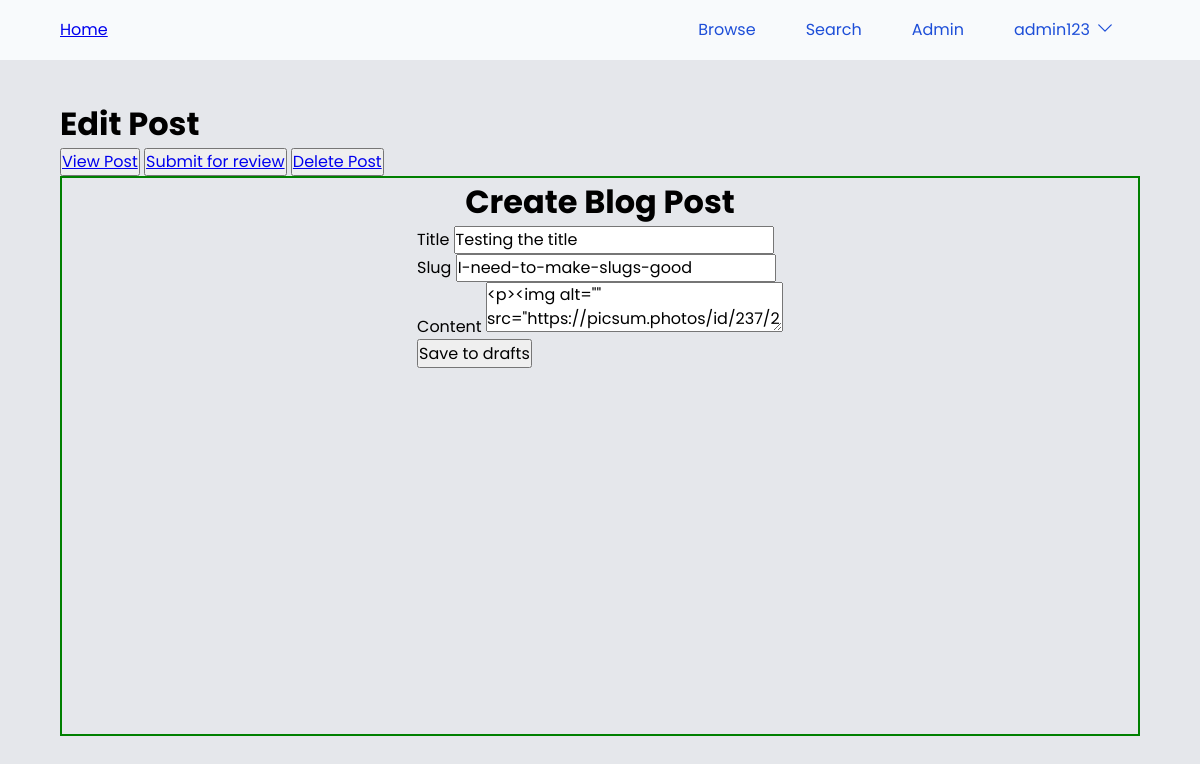
Before: /edit/I-need-to-make-slugs-good (signed in) with the older database file.
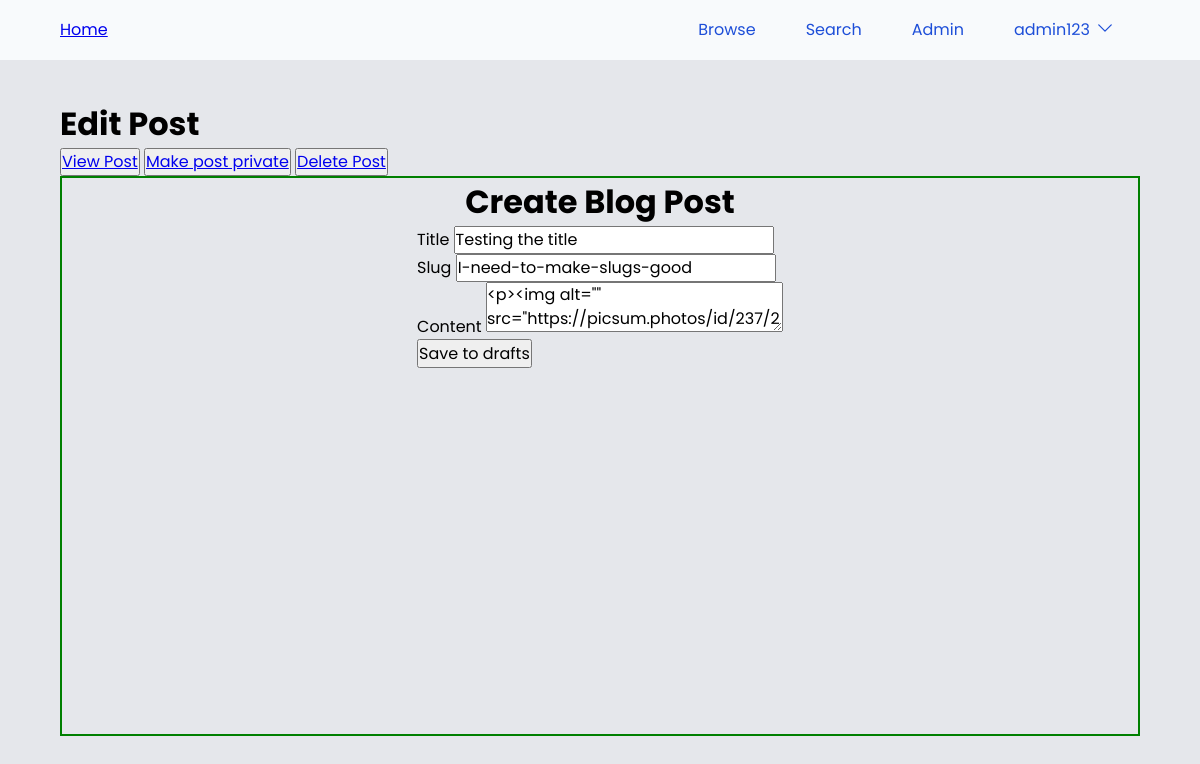
After: the same page with the newer database file.
### main.py (the view, shortened to what this page needs)
@app.route("/edit/<slug>", methods=["GET", "POST"])
@login_required
def edit(slug):
    post = PostModel.query.filter_by(slug=slug).first()
    if post.author != get_current_username() and (
        post.status != "Draft" and current_user.privilege_level != "Admin"
    ):
        return redirect("/")
    form = BlogForm()
    form.content.data = post.content
    return render_template(
        "edit.html",
        post=post,
        form=form,
        current_username=get_current_username(),
        page_title=f"Edit {post.title}",
    )

### forms.py
class BlogForm(FlaskForm):
    title = StringField('title', validators=[InputRequired(), Length(min=4, max=32)])
    slug    = StringField('slug', validators=[InputRequired(), Length(min=1, max=64)])
    content = CKEditorField('content', validators=[InputRequired(), Length(min=8)])
    submit = SubmitField('Save to drafts')

### main.py (called while the page is built)
def get_current_username():
    if current_user.is_authenticated:
        return current_user.username
    else:
        return "Guest"

### models.py (called while the page is built)
@login.user_loader
def load_user(id):
    return UserModel.query.get(int(id))

### templates/edit.html (shortened to what this page needs)
{% extends "base.html" %}{%block head%}{%endblock%}{% block body %}
<h1>Edit Post</h1>
<div class="button-container">
    <button><a href="{{url_for("view_post", slug=post.slug)}}">View Post</a></button>
    {% if post.status == "Draft" %}
    <button><a href="{{url_for("change_status", slug=post.slug)}}">Submit for review</a></button>
    {% else %}
    <button><a href="{{url_for("change_status", slug=post.slug)}}">Make post private</a></button>
    {% endif %}
    <button><a href="{{url_for("delete", id=post.id)}}">Delete Post</a></button>
</div>
<div class="form-container">
    <h1>Create Blog Post</h1>
    <form method="post">
        <div class="text-field">
            <label>Title</label>
            {{form.title(value=post.title)}}
        </div>
        <div class="text-field">
            <label>Slug</label>
            {{form.slug(value=post.slug)}}
        </div>
        <div class="text-field">
            <label>Content</label>
            {{ form.content() }}
        </div>
        {{ form.submit() }}
        </form>
</div>
{% endblock %}

Changed rows visible on the page:
changed PostModel "Testing the title": status "Draft" → "Published" (drawn)
Other visible differences:
text no longer shown: "Submit for review"
text now shown: "Make post private"
